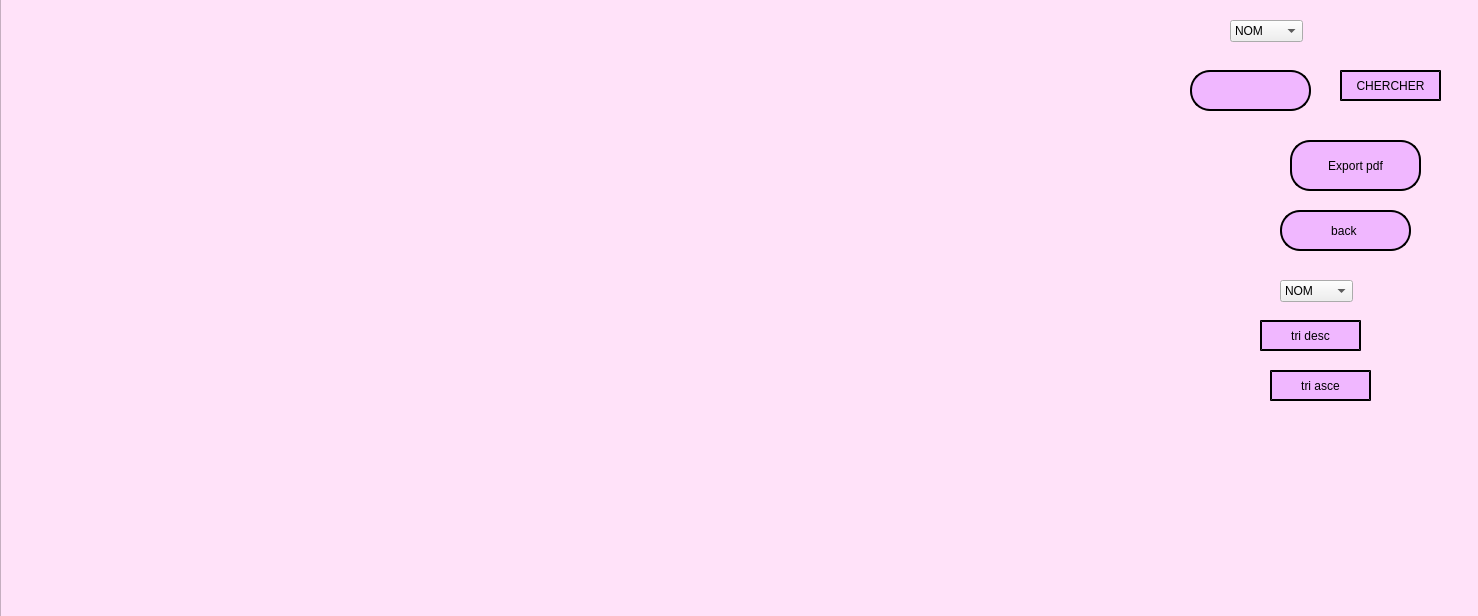
<?xml version="1.0" encoding="UTF-8"?>
<ui version="4.0">
 <class>Dialog</class>
 <widget class="QDialog" name="Dialog">
  <property name="geometry">
   <rect>
    <x>0</x>
    <y>0</y>
    <width>1478</width>
    <height>616</height>
   </rect>
  </property>
  <property name="windowTitle">
   <string>Dialog</string>
  </property>
  <widget class="QTableView" name="tableView">
   <property name="geometry">
    <rect>
     <x>0</x>
     <y>-10</y>
     <width>1891</width>
     <height>1271</height>
    </rect>
   </property>
   <property name="styleSheet">
    <string notr="true">background-color: rgb(255, 226, 249);</string>
   </property>
  </widget>
  <widget class="QPushButton" name="pushButton">
   <property name="geometry">
    <rect>
     <x>1290</x>
     <y>140</y>
     <width>131</width>
     <height>51</height>
    </rect>
   </property>
   <property name="styleSheet">
    <string notr="true">font: 75 12pt &quot;MS Shell Dlg 2&quot;;
color: black;
background-color: rgb(240, 183, 255);

border-style: outset;
border-width:2px;
border-radius:20px;
border-color black 
</string>
   </property>
   <property name="text">
    <string>Export pdf</string>
   </property>
  </widget>
  <widget class="QPushButton" name="pushButton_2">
   <property name="geometry">
    <rect>
     <x>1280</x>
     <y>210</y>
     <width>131</width>
     <height>41</height>
    </rect>
   </property>
   <property name="styleSheet">
    <string notr="true">font: 75 12pt &quot;MS Shell Dlg 2&quot;;
color: black;
background-color: rgb(240, 183, 255);

border-style: outset;
border-width:2px;
border-radius:20px;
border-color black 
</string>
   </property>
   <property name="text">
    <string>back </string>
   </property>
  </widget>
  <widget class="QComboBox" name="comboBox">
   <property name="geometry">
    <rect>
     <x>1230</x>
     <y>20</y>
     <width>73</width>
     <height>22</height>
    </rect>
   </property>
   <item>
    <property name="text">
     <string>NOM</string>
    </property>
   </item>
   <item>
    <property name="text">
     <string>VILLE</string>
    </property>
   </item>
   <item>
    <property name="text">
     <string>DOMAINE</string>
    </property>
   </item>
   <item>
    <property name="text">
     <string>PAYS</string>
    </property>
   </item>
   <item>
    <property name="text">
     <string>TELEPHONE</string>
    </property>
   </item>
   <item>
    <property name="text">
     <string>ID_FOURNISSEUR </string>
    </property>
   </item>
   <item>
    <property name="text">
     <string>PRENOM</string>
    </property>
   </item>
   <item>
    <property name="text">
     <string>ADRESSE_MAIL</string>
    </property>
   </item>
  </widget>
  <widget class="QPushButton" name="pushButton_3">
   <property name="geometry">
    <rect>
     <x>1340</x>
     <y>70</y>
     <width>101</width>
     <height>31</height>
    </rect>
   </property>
   <property name="styleSheet">
    <string notr="true">font: 75 10pt &quot;MS Shell Dlg 2&quot;;
color: black;
background-color: rgb(240, 183, 255);

border-style: outset;
border-width:2px;
border-radius:20px;
border-color black 
</string>
   </property>
   <property name="text">
    <string>CHERCHER</string>
   </property>
  </widget>
  <widget class="QLineEdit" name="lineEdit">
   <property name="geometry">
    <rect>
     <x>1190</x>
     <y>70</y>
     <width>121</width>
     <height>41</height>
    </rect>
   </property>
   <property name="styleSheet">
    <string notr="true">font: 75 12pt &quot;MS Shell Dlg 2&quot;;
color: black;
background-color: rgb(240, 183, 255);

border-style: outset;
border-width:2px;
border-radius:20px;
border-color black 

</string>
   </property>
  </widget>
  <widget class="QPushButton" name="pushButton_4">
   <property name="geometry">
    <rect>
     <x>1260</x>
     <y>320</y>
     <width>101</width>
     <height>31</height>
    </rect>
   </property>
   <property name="styleSheet">
    <string notr="true">font: 75 10pt &quot;MS Shell Dlg 2&quot;;
color: black;
background-color: rgb(240, 183, 255);

border-style: outset;
border-width:2px;
border-radius:20px;
border-color black 
</string>
   </property>
   <property name="text">
    <string>tri desc</string>
   </property>
  </widget>
  <widget class="QComboBox" name="comboBox_2">
   <property name="geometry">
    <rect>
     <x>1280</x>
     <y>280</y>
     <width>73</width>
     <height>22</height>
    </rect>
   </property>
   <item>
    <property name="text">
     <string>NOM</string>
    </property>
   </item>
   <item>
    <property name="text">
     <string>VILLE</string>
    </property>
   </item>
   <item>
    <property name="text">
     <string>DOMAINE</string>
    </property>
   </item>
   <item>
    <property name="text">
     <string>PAYS</string>
    </property>
   </item>
   <item>
    <property name="text">
     <string>TELEPHONE</string>
    </property>
   </item>
   <item>
    <property name="text">
     <string>ID_FOURNISSEUR </string>
    </property>
   </item>
   <item>
    <property name="text">
     <string>PRENOM</string>
    </property>
   </item>
   <item>
    <property name="text">
     <string>ADRESSE_MAIL</string>
    </property>
   </item>
  </widget>
  <widget class="QPushButton" name="pushButton_5">
   <property name="geometry">
    <rect>
     <x>1270</x>
     <y>370</y>
     <width>101</width>
     <height>31</height>
    </rect>
   </property>
   <property name="styleSheet">
    <string notr="true">font: 75 10pt &quot;MS Shell Dlg 2&quot;;
color: black;
background-color: rgb(240, 183, 255);

border-style: outset;
border-width:2px;
border-radius:20px;
border-color black 
</string>
   </property>
   <property name="text">
    <string>tri asce</string>
   </property>
  </widget>
  <widget class="QLabel" name="img_name">
   <property name="geometry">
    <rect>
     <x>1210</x>
     <y>430</y>
     <width>221</width>
     <height>171</height>
    </rect>
   </property>
   <property name="text">
    <string/>
   </property>
  </widget>
 </widget>
 <resources/>
 <connections/>
</ui>
